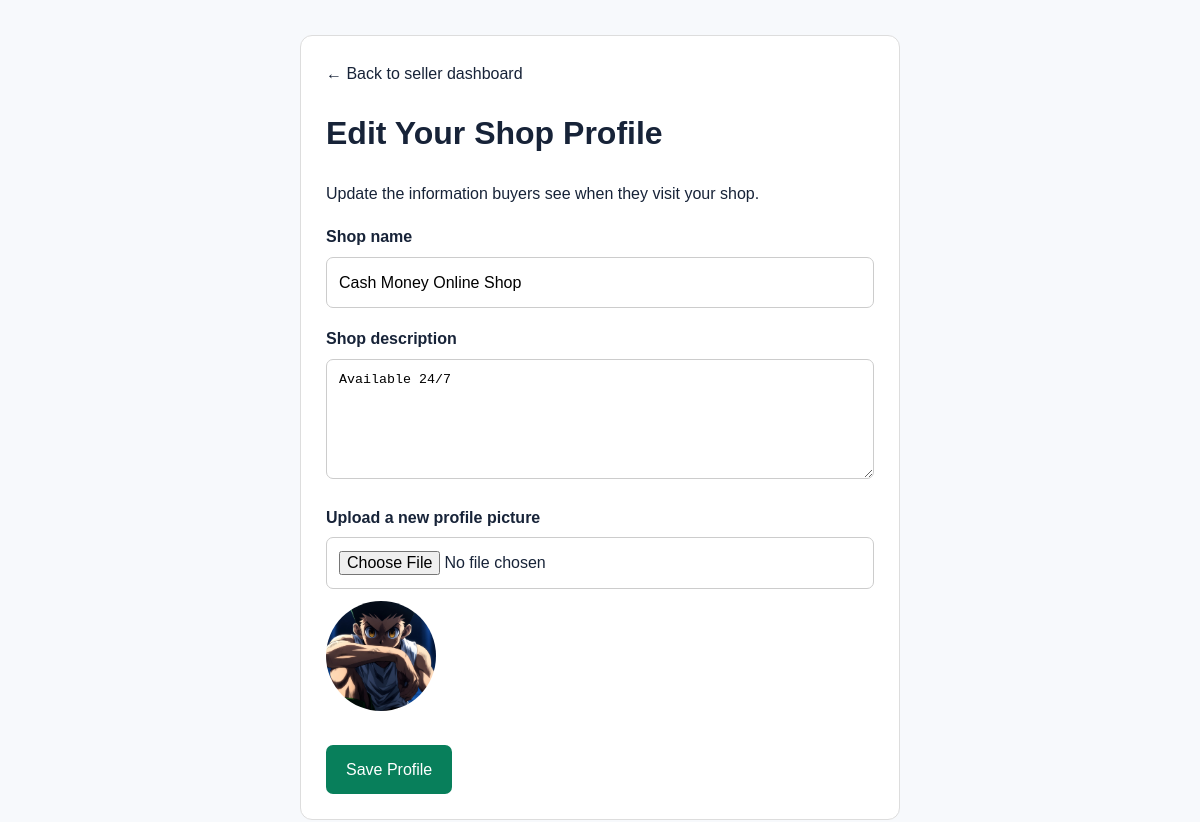
/edit-seller-profile (signed in), run on an earlier commit of the app's database.
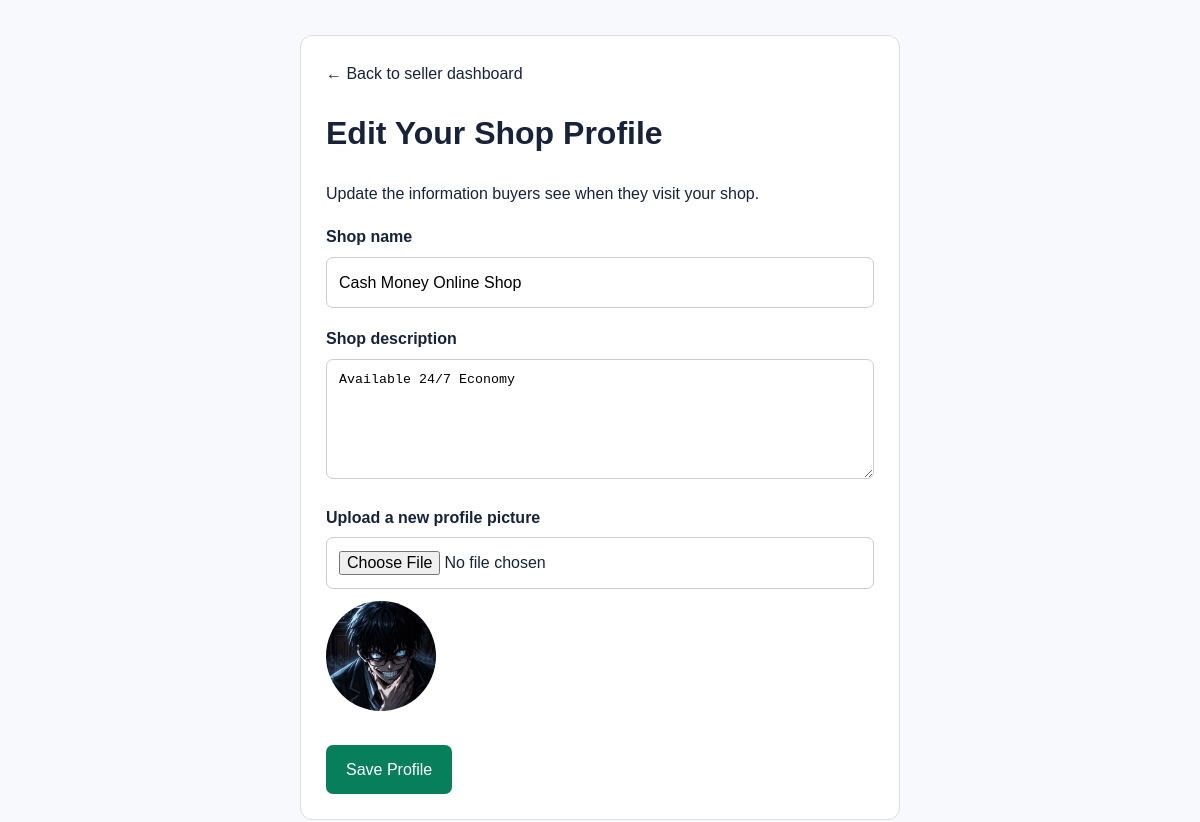
And on a later commit of the database.
### tables this page shows
CREATE TABLE users (
            id INTEGER PRIMARY KEY AUTOINCREMENT,
            name TEXT NOT NULL,
            email TEXT NOT NULL UNIQUE,
            password_hash TEXT NOT NULL,
            role TEXT NOT NULL CHECK(role IN ('buyer', 'seller')),
            created_at TIMESTAMP DEFAULT CURRENT_TIMESTAMP
        , profile_image TEXT, shop_description TEXT);

### app.py (the view, shortened to what this page needs)
@app.route("/edit-seller-profile", methods=["GET", "POST"])
def edit_seller_profile():
    if "user_id" not in session:
        return redirect(url_for("login"))
    if session.get("user_role") != "seller":
        flash("Only sellers can edit seller profiles.", "error")
        return redirect(url_for("home"))
    connection = get_db_connection()
    try:
        seller = connection.execute("""
            SELECT id, name, profile_image, shop_description
            FROM users
            WHERE id = ? AND role = 'seller'
        """, (session["user_id"],)).fetchone()
        if seller is None:
            flash("Seller account not found.", "error")
            return redirect(url_for("home"))
        return render_template(
            "edit_seller_profile.html",
            seller=seller
        )
    finally:
        connection.close()

### app.py (called while the page is built)
def get_db_connection():
    connection = sqlite3.connect(DATABASE)
    connection.row_factory = sqlite3.Row
    return connection

### templates/edit_seller_profile.html (shortened to what this page needs)
<!DOCTYPE html>
<html lang="en">
<head>
    <link rel="stylesheet"
          href="{{ url_for('static', filename='css/style.css') }}">
</head>
<body>
    <main class="profile-form">
        <a href="{{ url_for('seller_dashboard') }}">
            ← Back to seller dashboard
        </a>
        <h1>Edit Your Shop Profile</h1>
        <p>Update the information buyers see when they visit your shop.</p>
        <form method="POST"
              enctype="multipart/form-data">
            <label for="shop_name">Shop name</label>
            <input
                type="text"
                id="shop_name"
                name="shop_name"
                maxlength="100"
                value="{{ seller['name'] }}"
                required
            >
            <label for="shop_description">Shop description</label>
            <textarea
                id="shop_description"
                name="shop_description"
                maxlength="1000"
                placeholder="Tell buyers about your shop and products..."
            >{{ seller['shop_description'] or '' }}</textarea>
            <label for="profile_image">Upload a new profile picture</label>
            <input
    type="file"
    id="profile_image"
    name="profile_image"
    accept="image/png,image/jpeg,image/webp"
>
<img
    id="image-preview"
    class="current-picture"
    src="{% if seller['profile_image'] %}{{ url_for('static', filename=seller['profile_image']) }}{% else %}{{ url_for('static', filename='images/default-profile.png') }}{% endif %}"
    alt="Profile picture preview"
>
            <button type="submit" class="save-button">
                Save Profile
            </button>
        </form>
    </main>
</body>
</html>

What changed in the data, as far as the page shows it:
changed users "Cash Money Online Shop": shop_description "Available 24/7" → "Available 24/7 Economy"; profile_image: a different picture
